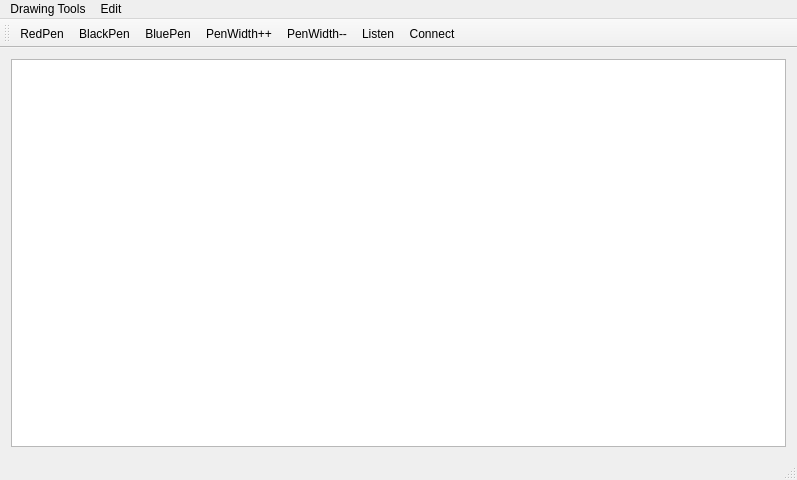
<?xml version="1.0" encoding="UTF-8"?>
<ui version="4.0">
 <class>MainWindow</class>
 <widget class="QMainWindow" name="MainWindow">
  <property name="geometry">
   <rect>
    <x>0</x>
    <y>0</y>
    <width>797</width>
    <height>480</height>
   </rect>
  </property>
  <property name="windowTitle">
   <string>Watch and Touch Collaborative Drawing Tests</string>
  </property>
  <widget class="QWidget" name="centralWidget">
   <layout class="QVBoxLayout" name="verticalLayout">
    <item>
     <widget class="CollaborativeDrawingWidget" name="graphicsView">
      <property name="mouseTracking">
       <bool>false</bool>
      </property>
     </widget>
    </item>
   </layout>
  </widget>
  <widget class="QMenuBar" name="menuBar">
   <property name="geometry">
    <rect>
     <x>0</x>
     <y>0</y>
     <width>797</width>
     <height>23</height>
    </rect>
   </property>
   <widget class="QMenu" name="menuDrawing_Tools">
    <property name="title">
     <string>Drawing Tools</string>
    </property>
    <addaction name="actionFreehand"/>
    <addaction name="actionRectangle"/>
    <addaction name="actionStraightLine"/>
    <addaction name="actionEllipse"/>
   </widget>
   <widget class="QMenu" name="menuEdit">
    <property name="title">
     <string>Edit</string>
    </property>
    <addaction name="actionSave"/>
    <addaction name="actionLoad"/>
    <addaction name="actionUndo"/>
    <addaction name="actionRedo"/>
   </widget>
   <addaction name="menuDrawing_Tools"/>
   <addaction name="menuEdit"/>
  </widget>
  <widget class="QToolBar" name="mainToolBar">
   <attribute name="toolBarArea">
    <enum>TopToolBarArea</enum>
   </attribute>
   <attribute name="toolBarBreak">
    <bool>false</bool>
   </attribute>
   <addaction name="actionRedPen"/>
   <addaction name="actionBlackPen"/>
   <addaction name="actionBluePen"/>
   <addaction name="actionPenWidthInc"/>
   <addaction name="actionPenWidthDec"/>
   <addaction name="actionListen"/>
   <addaction name="actionConnect"/>
  </widget>
  <widget class="QStatusBar" name="statusBar"/>
  <action name="actionSave">
   <property name="text">
    <string>Save</string>
   </property>
   <property name="toolTip">
    <string>Save</string>
   </property>
   <property name="shortcut">
    <string>Ctrl+S</string>
   </property>
  </action>
  <action name="actionLoad">
   <property name="text">
    <string>Load</string>
   </property>
   <property name="toolTip">
    <string>Load</string>
   </property>
   <property name="shortcut">
    <string>Ctrl+O</string>
   </property>
  </action>
  <action name="actionUndo">
   <property name="text">
    <string>Undo</string>
   </property>
   <property name="shortcut">
    <string>Ctrl+Z</string>
   </property>
  </action>
  <action name="actionRedo">
   <property name="text">
    <string>Redo</string>
   </property>
   <property name="shortcut">
    <string>Ctrl+Shift+Z</string>
   </property>
  </action>
  <action name="actionRedPen">
   <property name="text">
    <string>RedPen</string>
   </property>
  </action>
  <action name="actionBlackPen">
   <property name="text">
    <string>BlackPen</string>
   </property>
  </action>
  <action name="actionBluePen">
   <property name="text">
    <string>BluePen</string>
   </property>
  </action>
  <action name="actionPenWidthInc">
   <property name="text">
    <string>PenWidth++</string>
   </property>
  </action>
  <action name="actionPenWidthDec">
   <property name="text">
    <string>PenWidth--</string>
   </property>
  </action>
  <action name="actionFreehand">
   <property name="text">
    <string>Freehand</string>
   </property>
  </action>
  <action name="actionRectangle">
   <property name="text">
    <string>Rectangle</string>
   </property>
  </action>
  <action name="actionStraightLine">
   <property name="text">
    <string>Straight Line</string>
   </property>
  </action>
  <action name="actionEllipse">
   <property name="text">
    <string>Ellipse</string>
   </property>
  </action>
  <action name="actionListen">
   <property name="text">
    <string>Listen</string>
   </property>
   <property name="toolTip">
    <string>Listen for incoming connections</string>
   </property>
  </action>
  <action name="actionConnect">
   <property name="text">
    <string>Connect</string>
   </property>
  </action>
 </widget>
 <layoutdefault spacing="6" margin="11"/>
 <customwidgets>
  <customwidget>
   <class>CollaborativeDrawingWidget</class>
   <extends>QGraphicsView</extends>
   <header>collaborativedrawingwidget.h</header>
  </customwidget>
 </customwidgets>
 <resources/>
 <connections/>
</ui>
